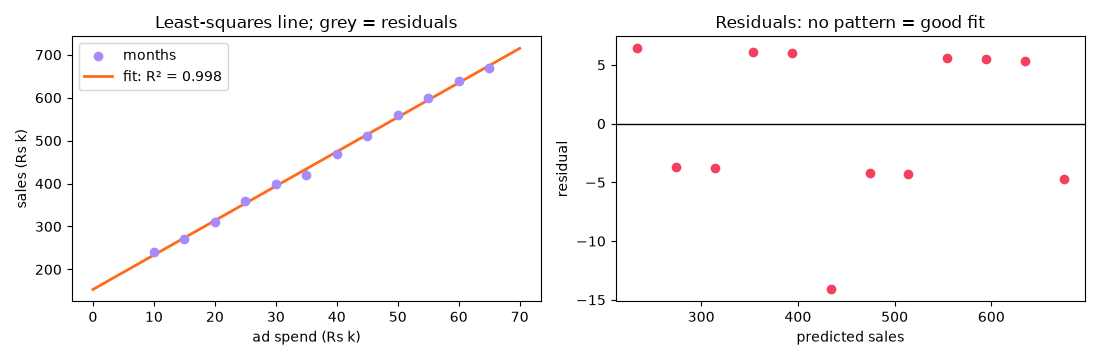

Here is the Python script that generated this plot:
"""
Session 15 · Example 1: simple linear regression - by hand and with scikit-learn
--------------------------------------------------------------------------------
Model:  y = b0 + b1 * x   (a straight line)
Least squares chooses b0 and b1 that make the sum of squared errors smallest:
    b1 = sum((x - x_mean)(y - y_mean)) / sum((x - x_mean)^2),   b0 = y_mean - b1 * x_mean
Run:  python session-15_simple_linear.py
"""
import matplotlib
matplotlib.use("Agg")
import matplotlib.pyplot as plt
import numpy as np
from sklearn.linear_model import LinearRegression
from sklearn.metrics import mean_absolute_error, mean_squared_error, r2_score

# Monthly advertising spend (Rs thousand) and sales (Rs thousand) for a small shop
ads = np.array([20, 35, 15, 50, 40, 25, 60, 30, 45, 55, 10, 65])
sales = np.array([310, 420, 270, 560, 470, 360, 640, 400, 510, 600, 240, 670])

# 1. By hand
x_mean, y_mean = ads.mean(), sales.mean()
b1 = ((ads - x_mean) * (sales - y_mean)).sum() / ((ads - x_mean) ** 2).sum()
b0 = y_mean - b1 * x_mean
print(f"by hand:      sales = {b0:.2f} + {b1:.3f} x ads")

# 2. With scikit-learn (X must be 2-D: rows = samples, columns = features)
model = LinearRegression().fit(ads.reshape(-1, 1), sales)
print(f"scikit-learn: sales = {model.intercept_:.2f} + {model.coef_[0]:.3f} x ads")
print(f"meaning: every extra Rs 1,000 of advertising is associated with Rs {b1 * 1000:,.0f} more sales")

# 3. Predictions and residuals (errors)
pred = model.predict(ads.reshape(-1, 1))
residuals = sales - pred
for a, s, p, r in list(zip(ads, sales, pred, residuals))[:4]:
    print(f"  ads {a:>2}k: actual {s}, predicted {p:6.1f}, residual {r:+6.1f}")

# 4. Evaluation metrics
mae = mean_absolute_error(sales, pred)
mse = mean_squared_error(sales, pred)
rmse = np.sqrt(mse)
r2 = r2_score(sales, pred)
print(f"\nMAE  = {mae:.2f}   (average absolute error, Rs thousand)")
print(f"MSE  = {mse:.2f}  (average squared error)")
print(f"RMSE = {rmse:.2f}   (typical error, same units as sales)")
print(f"R^2  = {r2:.4f} (share of the variation in sales explained by ads)")
print(f"check R^2 by hand: 1 - SSE/SST = {1 - (residuals ** 2).sum() / ((sales - y_mean) ** 2).sum():.4f}")

# 5. Predict for a new budget - and a warning about extrapolation
for budget in [42, 150]:
    print(f"forecast at {budget}k ads: Rs {model.predict([[budget]])[0]:.0f}k"
          + ("  <- far outside the data (10-65k): do not trust this" if budget > ads.max() * 1.5 else ""))

fig, ax = plt.subplots(1, 2, figsize=(11, 3.6))
xs = np.linspace(0, 70, 2)
ax[0].scatter(ads, sales, color="#A78BFA", zorder=3, label="months")
ax[0].plot(xs, model.predict(xs.reshape(-1, 1)), color="#FF6B1A", lw=2, label=f"fit: R² = {r2:.3f}")
for a, s, p in zip(ads, sales, pred):
    ax[0].plot([a, a], [s, p], color="gray", lw=0.8)
ax[0].set(xlabel="ad spend (Rs k)", ylabel="sales (Rs k)", title="Least-squares line; grey = residuals"); ax[0].legend()
ax[1].scatter(pred, residuals, color="#F43F5E"); ax[1].axhline(0, color="black", lw=1)
ax[1].set(xlabel="predicted sales", ylabel="residual", title="Residuals: no pattern = good fit")
fig.tight_layout(); fig.savefig("session-15_simple_linear.png", dpi=100)
print("Saved session-15_simple_linear.png")
